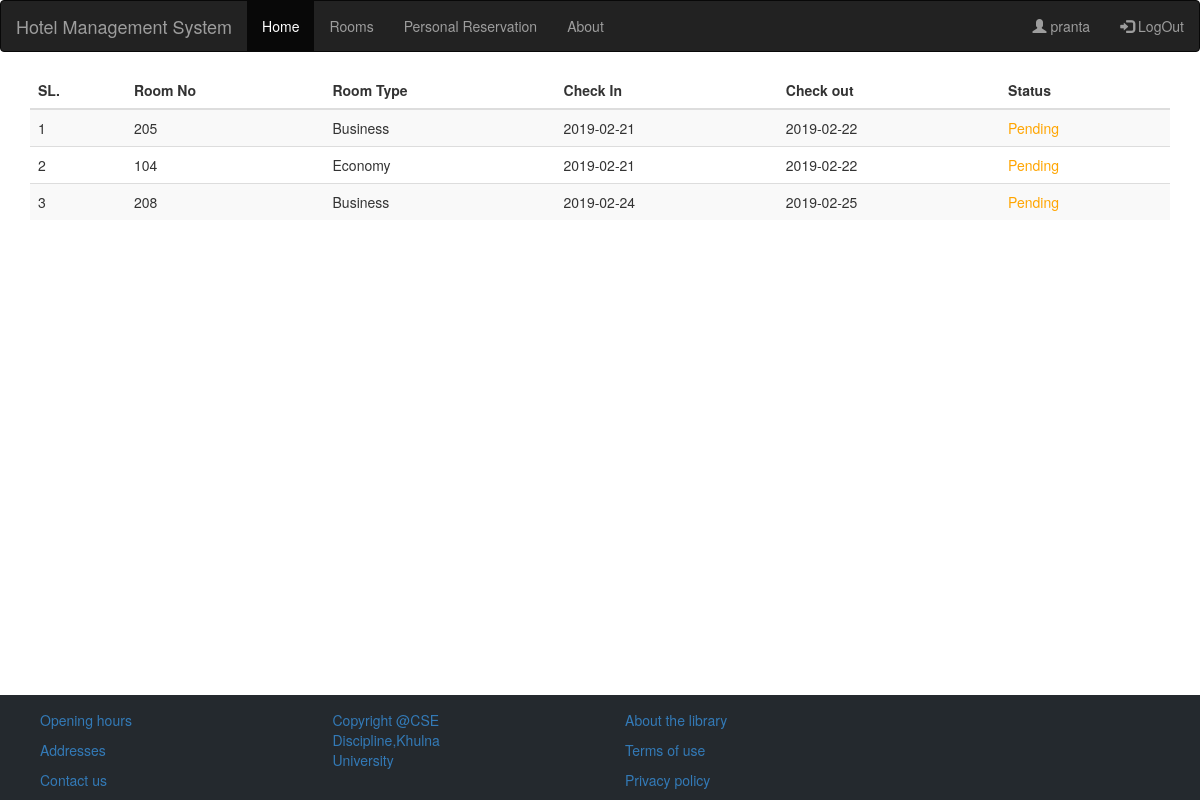
The app's page /Hotel_Management/personal-reservation.php (signed in) with its own data.
### tables this page shows
CREATE TABLE `reservation` (
  `id` int(11) NOT NULL,
  `check_in` date NOT NULL,
  `check_out` date NOT NULL,
  `roomId` int(11) NOT NULL,
  `userId` int(11) NOT NULL,
  `isAccepted` int(1) NOT NULL DEFAULT '0'
);

CREATE TABLE `room` (
  `id` int(11) NOT NULL,
  `roomId` int(11) NOT NULL,
  `Room_type` varchar(45) NOT NULL,
  `Rate` varchar(45) NOT NULL,
  `Phone_no` varchar(45) NOT NULL,
  `isReserved` tinyint(1) NOT NULL DEFAULT '0'
);

### Hotel_Management/database.php (called while the page is built, shortened)
<?php
function db_select($query){
    $con = db_connect();
    $rows = $con->query($query);
    $data=[];
    if($rows==null){
        echo "Database query failed";
        return $data;
    }else {
        $rows = $rows->fetch_all(MYSQLI_BOTH);
        foreach ($rows as $row){
            array_push($data,$row);
        }
    }
    return $data;
}
function db_connect(){
    $serverName="localhost";
    $userName="root";
    $password="";
    $dbName="mydb";
    $con= new mysqli($serverName,$userName,$password,$dbName);
    if($con->connect_errno){
        die("connection failed.".$con->connect_error);
    }else {
        return $con;
    }
}

### Hotel_Management/personal-reservation.php (the view, shortened to what this page needs)
<?php
include_once 'header.php';
require_once 'database.php';
?>
<div class="content table-responsive table-full-width">
    <table id="expenseCategoryTable" class="table table-hover table-striped">
        <?php
        $user = $_SESSION['userId'];
        $count = 0;
        $query="SELECT room.roomId,room.Room_type,reservation.check_in,reservation.check_out,reservation.isAccepted from room,reservation where reservation.roomId=room.id AND reservation.userId=$user";
        $rows=db_select($query);
        $html = '<thead>
                            <tr>
                                <th>SL.</th>
                                <th>Room No</th>
                                <th>Room Type</th>
                                <th>Check In</th>
                                <th>Check out</th>
                                <th>Status</th>
                            </tr>
                            </thead>';
        foreach ($rows as $row) {
            $html .= '<tr>
                                <td>' . (++$count) . '</td>
                                <td>' . $row['roomId'] . '</td>
                                <td>' . $row['Room_type'] . '</td>
                                <td>' . $row['check_in'] . '</td>
                                <td>' . $row['check_out'] . '</td>';
            $status = $row['isAccepted'] ;
            if($status==1) $html.= '<td><span style="color: orange">Pending</span></td>';
            else if($status==2) $html.= '<td><span style="color: green">Accepted</span></td>';
            else if($status==3) $html.= '<td><span style="color: red">Rejected</span></td>';
            $html .= '</tr>';
        }
        echo $html;
        ?>
    </table>
</div>
<?php
include_once 'footer.php';
?>

### records on screen
reservation: roomId.roomId "205", roomId.Room_type "Business", check_in "2019-02-21", check_out "2019-02-22", isAccepted "Pending"
reservation: roomId.roomId "104", roomId.Room_type "Economy", check_in "2019-02-21", check_out "2019-02-22", isAccepted "Pending"
reservation: roomId.roomId "208", roomId.Room_type "Business", check_in "2019-02-24", check_out "2019-02-25", isAccepted "Pending"

### other values on screen
$_SESSION['user'] "pranta"
